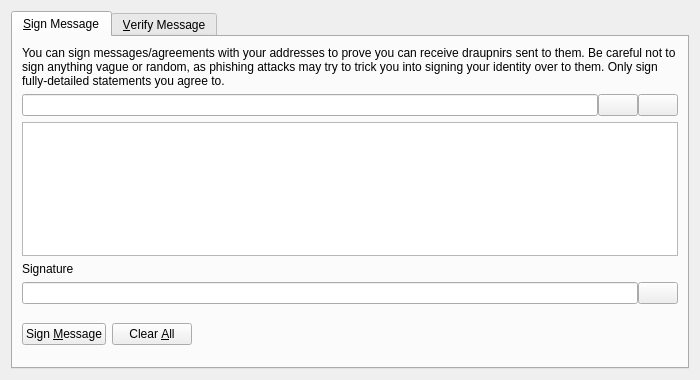
<?xml version="1.0" encoding="UTF-8"?>
<ui version="4.0">
 <class>SignVerifyMessageDialog</class>
 <widget class="QDialog" name="SignVerifyMessageDialog">
  <property name="geometry">
   <rect>
    <x>0</x>
    <y>0</y>
    <width>700</width>
    <height>380</height>
   </rect>
  </property>
  <property name="windowTitle">
   <string>Signatures - Sign / Verify a Message</string>
  </property>
  <property name="modal">
   <bool>true</bool>
  </property>
  <layout class="QVBoxLayout" name="verticalLayout">
   <item>
    <widget class="QTabWidget" name="tabWidget">
     <property name="currentIndex">
      <number>0</number>
     </property>
     <widget class="QWidget" name="tabSignMessage">
      <attribute name="title">
       <string>&amp;Sign Message</string>
      </attribute>
      <layout class="QVBoxLayout" name="verticalLayout_SM">
       <item>
        <widget class="QLabel" name="infoLabel_SM">
         <property name="text">
          <string>You can sign messages/agreements with your addresses to prove you can receive draupnirs sent to them. Be careful not to sign anything vague or random, as phishing attacks may try to trick you into signing your identity over to them. Only sign fully-detailed statements you agree to.</string>
         </property>
         <property name="textFormat">
          <enum>Qt::PlainText</enum>
         </property>
         <property name="wordWrap">
          <bool>true</bool>
         </property>
        </widget>
       </item>
       <item>
        <layout class="QHBoxLayout" name="horizontalLayout_1_SM">
         <property name="spacing">
          <number>0</number>
         </property>
         <item>
          <widget class="QValidatedLineEdit" name="addressIn_SM">
           <property name="toolTip">
            <string>The Draupnir address to sign the message with</string>
           </property>
          </widget>
         </item>
         <item>
          <widget class="QPushButton" name="addressBookButton_SM">
           <property name="toolTip">
            <string>Choose previously used address</string>
           </property>
           <property name="text">
            <string/>
           </property>
           <property name="icon">
            <iconset resource="../bitcoin.qrc">
             <normaloff>:/icons/address-book</normaloff>:/icons/address-book</iconset>
           </property>
           <property name="shortcut">
            <string>Alt+A</string>
           </property>
           <property name="autoDefault">
            <bool>false</bool>
           </property>
          </widget>
         </item>
         <item>
          <widget class="QPushButton" name="pasteButton_SM">
           <property name="toolTip">
            <string>Paste address from clipboard</string>
           </property>
           <property name="text">
            <string/>
           </property>
           <property name="icon">
            <iconset resource="../bitcoin.qrc">
             <normaloff>:/icons/editpaste</normaloff>:/icons/editpaste</iconset>
           </property>
           <property name="shortcut">
            <string>Alt+P</string>
           </property>
           <property name="autoDefault">
            <bool>false</bool>
           </property>
          </widget>
         </item>
        </layout>
       </item>
       <item>
        <widget class="QPlainTextEdit" name="messageIn_SM">
         <property name="toolTip">
          <string>Enter the message you want to sign here</string>
         </property>
        </widget>
       </item>
       <item>
        <widget class="QLabel" name="signatureLabel_SM">
         <property name="text">
          <string>Signature</string>
         </property>
         <property name="textFormat">
          <enum>Qt::PlainText</enum>
         </property>
        </widget>
       </item>
       <item>
        <layout class="QHBoxLayout" name="horizontalLayout_2_SM">
         <property name="spacing">
          <number>0</number>
         </property>
         <item>
          <widget class="QLineEdit" name="signatureOut_SM">
           <property name="font">
            <font>
             <italic>true</italic>
            </font>
           </property>
           <property name="readOnly">
            <bool>true</bool>
           </property>
          </widget>
         </item>
         <item>
          <widget class="QPushButton" name="copySignatureButton_SM">
           <property name="toolTip">
            <string>Copy the current signature to the system clipboard</string>
           </property>
           <property name="text">
            <string/>
           </property>
           <property name="icon">
            <iconset resource="../bitcoin.qrc">
             <normaloff>:/icons/editcopy</normaloff>:/icons/editcopy</iconset>
           </property>
           <property name="autoDefault">
            <bool>false</bool>
           </property>
          </widget>
         </item>
        </layout>
       </item>
       <item>
        <layout class="QHBoxLayout" name="horizontalLayout_3_SM">
         <item>
          <widget class="QPushButton" name="signMessageButton_SM">
           <property name="toolTip">
            <string>Sign the message to prove you own this Draupnir address</string>
           </property>
           <property name="text">
            <string>Sign &amp;Message</string>
           </property>
           <property name="icon">
            <iconset resource="../bitcoin.qrc">
             <normaloff>:/icons/edit</normaloff>:/icons/edit</iconset>
           </property>
           <property name="autoDefault">
            <bool>false</bool>
           </property>
          </widget>
         </item>
         <item>
          <widget class="QPushButton" name="clearButton_SM">
           <property name="toolTip">
            <string>Reset all sign message fields</string>
           </property>
           <property name="text">
            <string>Clear &amp;All</string>
           </property>
           <property name="icon">
            <iconset resource="../bitcoin.qrc">
             <normaloff>:/icons/remove</normaloff>:/icons/remove</iconset>
           </property>
           <property name="autoDefault">
            <bool>false</bool>
           </property>
          </widget>
         </item>
         <item>
          <spacer name="horizontalSpacer_1_SM">
           <property name="orientation">
            <enum>Qt::Horizontal</enum>
           </property>
           <property name="sizeHint" stdset="0">
            <size>
             <width>40</width>
             <height>48</height>
            </size>
           </property>
          </spacer>
         </item>
         <item>
          <widget class="QLabel" name="statusLabel_SM">
           <property name="font">
            <font>
             <weight>75</weight>
             <bold>true</bold>
            </font>
           </property>
           <property name="text">
            <string/>
           </property>
           <property name="wordWrap">
            <bool>true</bool>
           </property>
          </widget>
         </item>
         <item>
          <spacer name="horizontalSpacer_2_SM">
           <property name="orientation">
            <enum>Qt::Horizontal</enum>
           </property>
           <property name="sizeHint" stdset="0">
            <size>
             <width>40</width>
             <height>48</height>
            </size>
           </property>
          </spacer>
         </item>
        </layout>
       </item>
      </layout>
     </widget>
     <widget class="QWidget" name="tabVerifyMessage">
      <attribute name="title">
       <string>&amp;Verify Message</string>
      </attribute>
      <layout class="QVBoxLayout" name="verticalLayout_VM">
       <item>
        <widget class="QLabel" name="infoLabel_VM">
         <property name="text">
          <string>Enter the receiver's address, message (ensure you copy line breaks, spaces, tabs, etc. exactly) and signature below to verify the message. Be careful not to read more into the signature than what is in the signed message itself, to avoid being tricked by a man-in-the-middle attack. Note that this only proves the signing party receives with the address, it cannot prove sendership of any transaction!</string>
         </property>
         <property name="textFormat">
          <enum>Qt::PlainText</enum>
         </property>
         <property name="alignment">
          <set>Qt::AlignLeading|Qt::AlignLeft|Qt::AlignTop</set>
         </property>
         <property name="wordWrap">
          <bool>true</bool>
         </property>
        </widget>
       </item>
       <item>
        <layout class="QHBoxLayout" name="horizontalLayout_1_VM">
         <property name="spacing">
          <number>0</number>
         </property>
         <item>
          <widget class="QValidatedLineEdit" name="addressIn_VM">
           <property name="toolTip">
            <string>The Draupnir address the message was signed with</string>
           </property>
          </widget>
         </item>
         <item>
          <widget class="QPushButton" name="addressBookButton_VM">
           <property name="toolTip">
            <string>Choose previously used address</string>
           </property>
           <property name="text">
            <string/>
           </property>
           <property name="icon">
            <iconset resource="../bitcoin.qrc">
             <normaloff>:/icons/address-book</normaloff>:/icons/address-book</iconset>
           </property>
           <property name="shortcut">
            <string>Alt+A</string>
           </property>
           <property name="autoDefault">
            <bool>false</bool>
           </property>
          </widget>
         </item>
        </layout>
       </item>
       <item>
        <widget class="QPlainTextEdit" name="messageIn_VM"/>
       </item>
       <item>
        <widget class="QValidatedLineEdit" name="signatureIn_VM"/>
       </item>
       <item>
        <layout class="QHBoxLayout" name="horizontalLayout_2_VM">
         <item>
          <widget class="QPushButton" name="verifyMessageButton_VM">
           <property name="toolTip">
            <string>Verify the message to ensure it was signed with the specified Draupnir address</string>
           </property>
           <property name="text">
            <string>Verify &amp;Message</string>
           </property>
           <property name="icon">
            <iconset resource="../bitcoin.qrc">
             <normaloff>:/icons/transaction_0</normaloff>:/icons/transaction_0</iconset>
           </property>
           <property name="autoDefault">
            <bool>false</bool>
           </property>
          </widget>
         </item>
         <item>
          <widget class="QPushButton" name="clearButton_VM">
           <property name="toolTip">
            <string>Reset all verify message fields</string>
           </property>
           <property name="text">
            <string>Clear &amp;All</string>
           </property>
           <property name="icon">
            <iconset resource="../bitcoin.qrc">
             <normaloff>:/icons/remove</normaloff>:/icons/remove</iconset>
           </property>
           <property name="autoDefault">
            <bool>false</bool>
           </property>
          </widget>
         </item>
         <item>
          <spacer name="horizontalSpacer_1_VM">
           <property name="orientation">
            <enum>Qt::Horizontal</enum>
           </property>
           <property name="sizeHint" stdset="0">
            <size>
             <width>40</width>
             <height>48</height>
            </size>
           </property>
          </spacer>
         </item>
         <item>
          <widget class="QLabel" name="statusLabel_VM">
           <property name="font">
            <font>
             <weight>75</weight>
             <bold>true</bold>
            </font>
           </property>
           <property name="text">
            <string/>
           </property>
           <property name="wordWrap">
            <bool>true</bool>
           </property>
          </widget>
         </item>
         <item>
          <spacer name="horizontalSpacer_2_VM">
           <property name="orientation">
            <enum>Qt::Horizontal</enum>
           </property>
           <property name="sizeHint" stdset="0">
            <size>
             <width>40</width>
             <height>48</height>
            </size>
           </property>
          </spacer>
         </item>
        </layout>
       </item>
      </layout>
     </widget>
    </widget>
   </item>
  </layout>
 </widget>
 <customwidgets>
  <customwidget>
   <class>QValidatedLineEdit</class>
   <extends>QLineEdit</extends>
   <header>qvalidatedlineedit.h</header>
  </customwidget>
 </customwidgets>
 <resources>
  <include location="../bitcoin.qrc"/>
 </resources>
 <connections/>
</ui>
